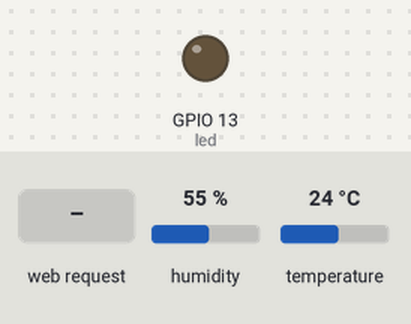
Recording of a sketch running on a simulated ESP8266 (NodeMCU). Parts: output pins drawn as LEDs (lit = HIGH). The inputs (shaded band) are chosen by the test bench; at power-on: humidity 55 %, temperature 24 °C. WiFi joins after 1.5 s; servers stay silent unless stated; what the sketch prints to the serial monitor is not drawn.

Above: at 3.2 s.
3.3 s: HTTP request GET / received
Timing chart, 0 to 6.3 s (numbered marks = the images above; inputs shaded):
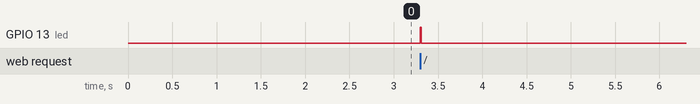

The sketch:

DHTWebserver_Marius.ino
```cpp
// (licence header left out)
#include <ESP8266WiFi.h>
#include <WiFiClient.h>
#include <ESP8266WebServer.h>
#include <ESP8266mDNS.h>

// Example testing sketch for various DHT humidity/temperature sensors
// Written by ladyada, public domain

#include "DHT.h"

#define DHTPIN 2     // what digital pin we're connected to

// Uncomment whatever type you're using!
//#define DHTTYPE DHT11   // DHT 11
#define DHTTYPE DHT22   // DHT 22  (AM2302), AM2321
//#define DHTTYPE DHT21   // DHT 21 (AM2301)

// Connect pin 1 (on the left) of the sensor to +5V
// NOTE: If using a board with 3.3V logic like an Arduino Due connect pin 1
// to 3.3V instead of 5V!
// Connect pin 2 of the sensor to whatever your DHTPIN is
// Connect pin 4 (on the right) of the sensor to GROUND
// Connect a 10K resistor from pin 2 (data) to pin 1 (power) of the sensor

const char *ssid = "<own ssid>";
const char *password = "<own pw>";

ESP8266WebServer server ( 80 );

const int led = 13;

int Temps[40];
int nPosition = 0;

// Initialize DHT sensor.
// Note that older versions of this library took an optional third parameter to
// tweak the timings for faster processors.  This parameter is no longer needed
// as the current DHT reading algorithm adjusts itself to work on faster procs.
DHT dht(DHTPIN, DHTTYPE);

void handleRoot() {
	digitalWrite ( led, 1 );
	char temp[2000];
	int sec = millis() / 1000;
	int min = sec / 60;
	int hr = min / 60;
  char temperature[10];
  char humidity[10];
  // Reading temperature or humidity takes about 250 milliseconds!
  // Sensor readings may also be up to 2 seconds 'old' (its a very slow sensor)
  float h = dht.readHumidity();
  // convert the float to astring
  dtostrf(h, 5, 2, humidity);

  // Read temperature as Celsius (the default)
  float t = dht.readTemperature();
  // convert the float to astring
  dtostrf(t, 5, 2, temperature);

  // Check if any reads failed and exit early (to try again).
  if (isnan(h) || isnan(t)) {
    Serial.println("Failed to read from DHT sensor!");
    return;
  }

  // store the last 40 Temperature values.
  int intTemp = (int)t;
  Temps[nPosition] = intTemp;
  if (nPosition < 39) {
    nPosition += 1;
  } else {
    nPosition = 0;
  }

  Serial.print("Temperature(Float): ");
  Serial.print(t);
  Serial.println(" *C ");
  Serial.print("Temperature(String): ");
  Serial.println(temperature);
  Serial.print("Humidity(Float): ");
  Serial.print(h);
  Serial.println(" % ");
  Serial.print("Humidity(String): ");
  Serial.println(humidity);

	snprintf ( temp, 2000,

"<!DOCTYPE html>\
<html lang=\"en\">\
  <head>\
    <meta http-equiv='refresh' content='5'/>\
    <meta charset=\"utf-8\">\
    <meta http-equiv=\"x-ua-compatible\" content=\"ie=edge\">\
    <meta name=\"viewport\" content=\"width=device-width, initial-scale=1\">\
    <title>IoT Sensors</title>\
  <style>\
   body,html{\
      width:100\%;\
      max-height:100\%;\
      margin:0;\
      padding:0;\
    }\
  .container{\
    width:100\%;\
    max-height:100\%;\
  }\
  .header{\
    background:#0066a1;\
    color:#fff;\
    margin-bottom:36px;\
    text-align:center;\
  }\
  .header > img{\
    width:100\%;\
    margin:0;\
  }\
  .body-container{\
    width:100%;\
  }\
  .sensor{\
    margin-bottom:5\%;\
    position:relative;\
  }\
  img{\
    margin-left:5\%;\
    width:40\%;\
    height:auto;\
  }\
  span{\
    display:block;\
    position:absolute;\
    left:50\%;\
    top:8\%;\
    color:#0066a1;\
    font-size:5vw;\
  }\
  </style>\
  </head>\
  <body>\
    <p>Uptime: %02d:%02d:%02d</p>\
    <div class=\"container\">\
    <div class=\"header\"><img src=\"http://iotweather.rash1981.com/img/innovatos.png\"></div>\
    <div class=\"body-container\">\
      <div class=\"sensor\">\
        <img src=\"http://iotweather.rash1981.com/img/temperature.gif\"><span>%s &#176;C</span>\
      </div>\
      <div class=\"sensor\">\
        <img src=\"http://iotweather.rash1981.com/img/humidity.gif\"><span>%s %%<span>\
      </div>\
    <img src=\"/test.svg\" />\
    </div>\
    </div>\
    </div>\
  </body>\
</html>",

		hr, min % 60, sec % 60, temperature, humidity
	);
	server.send ( 200, "text/html", temp );
	digitalWrite ( led, 0 );
}

void handleNotFound() {
	digitalWrite ( led, 1 );
	String message = "File Not Found\n\n";
	message += "URI: ";
	message += server.uri();
	message += "\nMethod: ";
	message += ( server.method() == HTTP_GET ) ? "GET" : "POST";
	message += "\nArguments: ";
	message += server.args();
	message += "\n";

	for ( uint8_t i = 0; i < server.args(); i++ ) {
		message += " " + server.argName ( i ) + ": " + server.arg ( i ) + "\n";
	}

	server.send ( 404, "text/plain", message );
	digitalWrite ( led, 0 );
}

void setup ( void ) {
	pinMode ( led, OUTPUT );
	digitalWrite ( led, 0 );
	Serial.begin ( 115200 );
  delay ( 500 );
  Serial.println ( "" );
  Serial.print ( "Try Connect to " );
  Serial.println ( ssid );
	WiFi.begin ( ssid, password );
	Serial.println ( "" );

	// Wait for connection
	while ( WiFi.status() != WL_CONNECTED ) {
		delay ( 500 );
		Serial.print ( "." );
	}

	Serial.println ( "" );
	Serial.print ( "Connected to " );
	Serial.println ( ssid );
	Serial.print ( "IP address: " );
	Serial.println ( WiFi.localIP() );

	if ( MDNS.begin ( "esp8266" ) ) {
		Serial.println ( "MDNS responder started" );
	}

	server.on ( "/", handleRoot );
	server.on ( "/test.svg", drawGraph );
	server.on ( "/inline", []() {
		server.send ( 200, "text/plain", "this works as well" );
	} );
	server.onNotFound ( handleNotFound );
	server.begin();
	Serial.println ( "HTTP server started" );

   Serial.println("DHTxx test!");
   dht.begin();
}

void loop ( void ) {
	server.handleClient();
}

void drawGraph() {
	String out = "";
	char temp[100];
	out += "<svg xmlns=\"http://www.w3.org/2000/svg\" version=\"1.1\" width=\"800\" height=\"250\">\n";
 	out += "<rect width=\"800\" height=\"250\" fill=\"rgb(250, 230, 210)\" stroke-width=\"1\" stroke=\"rgb(0, 0, 0)\" />\n";
 	out += "<g stroke=\"black\">\n";
 	int y = Temps[0];
 	for (int x = 1; x < 39; x+= 1) {
 		int y2 = Temps[x];
    if (nPosition == x) {
      y = 0;
    }
 		sprintf(temp, "<line x1=\"%d\" y1=\"%d\" x2=\"%d\" y2=\"%d\" stroke-width=\"1\" />\n", x * 20, 240 - (5*y), (x*20) + 20, 240 - (5*y2));
 		out += temp;
 		y = y2;
 	}
	out += "</g>\n</svg>\n";

	server.send ( 200, "image/svg+xml", out);
}
```

Measured:
- after the input at 3.3 s, GPIO 13 (led): LOW → HIGH at once, → LOW 0.01 s later
